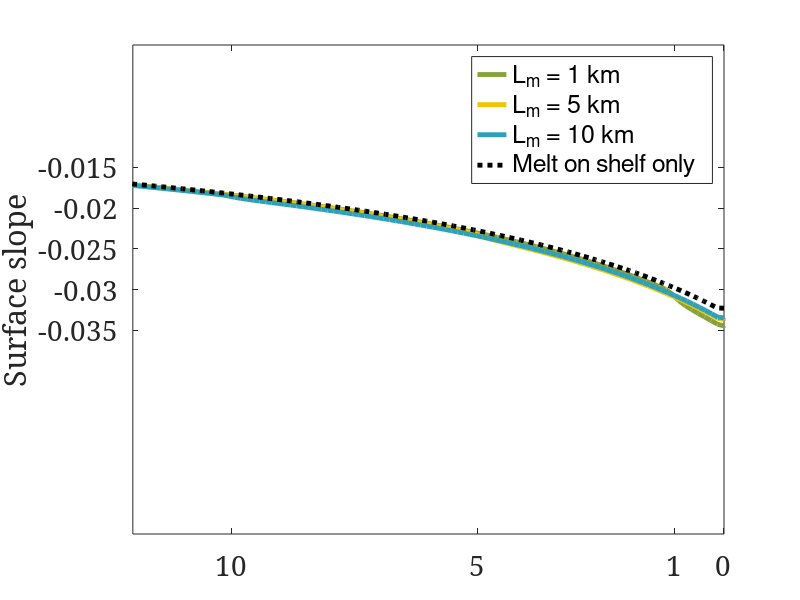

MATLAB code for this plot: (Note: this script raises an error after producing the figure.)
% Basal melt figure (Figure 2)
clear all;
close all; 

%% Load simulation results
load('ctl_1.mat');
load('bmb1_1.mat');
load('bmb5_1.mat');
load('bmb10_1.mat');
% load('ctl_10.mat');
% load('bmb1_10.mat');
% load('bmb5_10.mat');
% load('bmb10_10.mat');

%% Define plotting colors
green = [135/255;162/255;58/255];
yellow = [239/255;198/255;2/255];
blue = [45/255;161/255;187/255];

%% Plot surface slope by upstream distance from grounding line
% Plot data
fig = figure();

% Subplot 1: m_i = 1 m/yr
% subplot(1, 2, 1);
plot(bmb1_1.x_real./1000, bmb1_1.sfc_d1, 'Color', green, 'DisplayName', 'L_m = 1 km'); hold on;
plot(bmb5_1.x_real./1000, bmb5_1.sfc_d1, 'Color' , yellow, 'DisplayName', 'L_m = 5 km'); hold on;
plot(bmb10_1.x_real./1000, bmb10_1.sfc_d1, 'Color', blue, 'DisplayName', 'L_m = 10 km'); hold on;
plot(ctl_1.x_real./1000, ctl_1.sfc_d1, 'k:', 'DisplayName', 'Melt on shelf only'); hold on;

% Subplot 1 specifications
set(findall(gca,'type','line'),'linewidth',3.5);    % Line and axis
xlim([0 12])
xticks([0, 1, 5, 10]);
yticks([-0.035:0.005:-0.015]);
set(gca, 'XDir', 'reverse');
legend('Location', 'best'); % Text and labels
% title('m_i = 1 m/yr')
ylabel('Surface slope')
set(gca, 'FontSize', 20, 'FontName', 'Serif');

% Subplot 1: m_i = 10 m/yr
% subplot(1, 2, 2);
% p(20) = plot(bmb1_10.x_real./1000, bmb1_10.sfc_d1, 'Color', green, 'DisplayName', 'L_m = 1 km'); hold on;
% p(11) = plot(bmb5_10.x_real./1000, bmb5_10.sfc_d1, 'Color' , yellow, 'DisplayName', 'L_m = 5 km'); hold on;
% p(12) = plot(bmb10_10.x_real./1000, bmb10_10.sfc_d1, 'Color', blue, 'DisplayName', 'L_m = 10 km'); hold on;
% p(19) = plot(ctl_10.x_real./1000, ctl_10.sfc_d1, 'k:', 'DisplayName', 'Melt on shelf only'); hold on;

% Subplot 2 specifications
% set(findall(gca,'type','line'),'linewidth',3.5);    % Line and axis
% set(gca, 'XDir', 'reverse');
% xlim([-0.25 12]);
% xticks([0, 1, 5, 10]);
% title('m_i = 10 m/yr'); % Text and labels
% set(gca, 'FontSize', 20, 'FontName', 'Serif');

% Figure specifications
han=axes(fig,'visible','off'); 
han.XLabel.Visible='on';
han.YLabel.Visible='on';
han.YLabel.Position(1) = 0.5;
xlabel(han,'Distance upstream of floatation grounding line (km)');
set(gca, 'FontSize', 20, 'FontName', 'Serif');